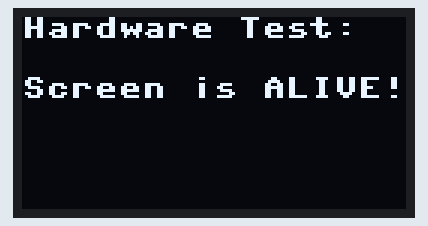
This program was run on a simulated ESP32 board running MicroPython. Shown: 128×64 one-colour display. Library files of the repository ran but are not shown: ssd1306.py. At 0.1 s the program stops and its outputs stay as they are.

Above: at 0.1 s.

The program:

oled_testing.py
```python
from machine import Pin, I2C
import ssd1306

# Set up the I2C communication on the pins we just wired
i2c = I2C(0, scl=Pin(22), sda=Pin(21))

# Tell the ESP32 the size of the screen (128 pixels wide, 64 pixels high)
oled = ssd1306.SSD1306_I2C(128, 64, i2c)

# Clear the screen
oled.fill(0)

# Write the test text (The numbers are the X and Y coordinates)
oled.text("Hardware Test:", 0, 0)
oled.text("Screen is ALIVE!", 0, 20)

# Push the text to the physical display
oled.show()
```
